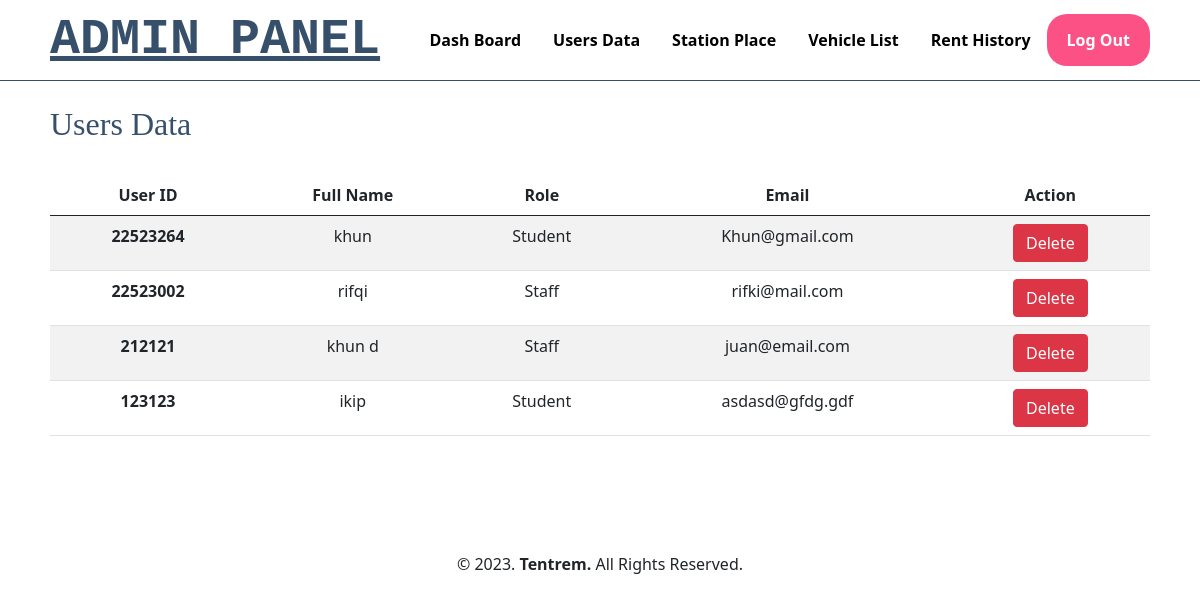
/admin/usersdata.php (signed in), run on the app's committed database.
### tables this page shows
CREATE TABLE `users` (
  `userid` int(11) NOT NULL,
  `fullname` varchar(255) NOT NULL,
  `role` varchar(50) NOT NULL DEFAULT 'Student',
  `email` varchar(255) NOT NULL,
  `password` varchar(255) NOT NULL
);

### admin/usersdata.php (the view, shortened to what this page needs)
<?php include '../admin/include/header.php'; ?>
<?php
@include '../config.php';
$result = mysqli_query($conn, "SELECT * FROM users ORDER BY userid DESC");
?>
<div class="wrapper">
    <br>
    <h2>Users Data</h2><br>
    <section>
        <div class="tengah">
            <table class="table table-striped table-hover">
                <thead>
                    <tr>
                        <th scope="col">User ID</th>
                        <th scope="col">Full Name</th>
                        <th scope="col">Role</th>
                        <th scope="col">Email</th>
                        <th scope="col">Action</th>
                    </tr>
                </thead>
                <tbody>
                    <?php
                    while ($user_data = mysqli_fetch_array($result)) {
                        echo "<tr>";
                        echo "<th scope=\"row\">" . $user_data['userid'] . "</th>";
                        echo "<td>" . $user_data['fullname'] . "</td>";
                        echo "<td>" . $user_data['role'] . "</td>";
                        echo "<td>" . $user_data['email'] . "</td>";
                        echo "<td><a href='userdelete.php?userid=$user_data[userid]' class=\"btn btn-danger\">Delete</a></td></tr>";
                    }
                    ?>
                </tbody>
            </table>
        </div>
    </section>
</div>
<?php include '../admin/include/footer.php'; ?>

### css/style.css (style rules this page uses)
* { text-decoration: none; margin: 0px; padding: 0px; }
body { margin: 0px; padding: 0px; font-family: 'Open Sans',sans-serif; }
.wrapper { width: 1100px; margin: auto; position: relative; }
section { margin: auto; display: flex; margin-bottom: 50px; }
h2 { font-family: 'comic sans ms'; font-weight: 800; font-size: 45px; margin-bottom: 20px; color: #364f6b; width: 100%; line-height: 50px; }
.tengah { text-align: center; width: 100%; }

### data on the page
users: userid "22523264", fullname "khun", role "Student", email "Khun@gmail.com"
users: userid "22523002", fullname "rifqi", role "Staff", email "rifki@mail.com"
users: userid "212121", fullname "khun d", role "Staff", email "juan@email.com"
users: userid "123123", fullname "ikip", role "Student", email "asdasd@gfdg.gdf"
